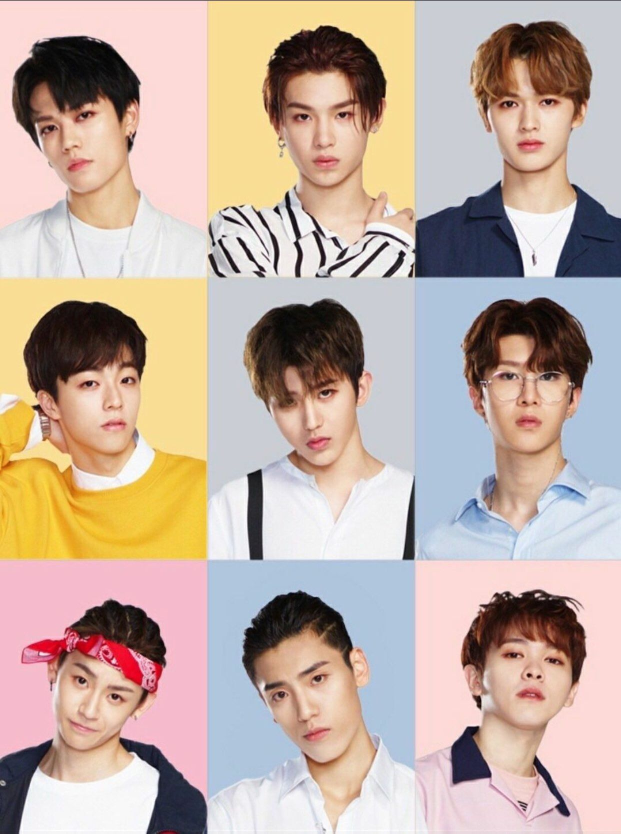
#> input picture exp04/img/1-a.jpg, 1242 x 1667 px, given in place of tree.jpg, which was not available (shown at 1/2 size)
$ python cannyEdge.py
#> lines starting #> are read from the running program, lines starting #| are printed output that depends on the picture; after the words box and inside, x2 and y2 are one past the last pixel; in counts of white or black regions, pixels touching at a corner belong together; pictures that were not available may be replaced by others from this repository, and a replacement may not be noted
### cv_exp01/data.py
import cv2

originImage = cv2.imread(r"img/tree.jpg", 1)
#> originImage is the input picture: shape (1667, 1242, 3); mean B, G, R 162.4, 173.7, 193.6

### cv_exp01/pic_manipulate.py
import cv2 as cv


def showImg(outputLoc, image):
    cv.namedWindow('showImg', cv.WINDOW_NORMAL)
    cv.imshow('showImg', image)
    key = cv.waitKey(0) & 0xFF
    if key == 27:  # IF pressed ESC, quit
        cv.destroyAllWindows()
    elif key == ord('s'):
        cv.imwrite(outputLoc, image)
        cv.destroyAllWindows()


def splitChannels(image):
    b, g, r = cv.split(image)
    return [b, g, r]


# [5 lines left out: function showBGR, not called in this run]


def setName(img):
    cv.putText(img, '21121319 Liu Yanchen', (4, 30), 4, 1, (255, 255, 255), 2, cv.LINE_AA)
    showImg(r'cv_exp01/output/nameAdded.png', img)


def copyTree(img, destY, destX, sourceY, sourceX, yLength, xLength, resizeY, resizeX):
    tree = img[sourceY:sourceY + yLength, sourceX:sourceX + xLength]
    print(tree.shape)
    resizedTree = cv.resize(tree, (0, 0), None, resizeX, resizeY, interpolation=cv.INTER_CUBIC)
    img[destY:destY + resizedTree.shape[0], destX:destX + resizedTree.shape[1]] = resizedTree


def copyTree_threshold(img, threshold, destY, destX, sourceY, sourceX, yLength, xLength, resizeY, resizeX):
    tree = img[sourceY:sourceY + yLength, sourceX:sourceX + xLength]
    resizedTree = cv.resize(tree, (0, 0), None, resizeX, resizeY, interpolation=cv.INTER_CUBIC)
    cv.namedWindow('origin', cv.WINDOW_NORMAL)
    cv.imshow('origin', img)
    for y in range(destY, destY + resizedTree.shape[0]):
        for x in range(destX, destX + resizedTree.shape[1]):
            if threshold[y][x] == 0:
                img[y][x] = resizedTree[y - destY][x - destX]
    cv.namedWindow('changed', cv.WINDOW_NORMAL)
    cv.imshow('changed', img)
    key = cv.waitKey(0) & 0xFF
# copyTree(190,133,190,530,315,295,1.0,0.9)
# showImg("",img)
# showBGR()

### cv_exp01/blue01.py
import cv2


def get_threshold_sky(img, min):
    # img = cv2.blur(img, (40, 40))
    (_, threshold) = cv2.threshold(img, min, 255, cv2.THRESH_BINARY)
    # e01.showImg("",threshold)
    return threshold

### cv_exp01/cannyEdge.py
import cv2

import pic_manipulate as pic
import blue01 as blue
from data import originImage

image = originImage.copy()

# Step 1 平移图像
pic.copyTree(image, 190, 133, 190, 530, 315, 295, 1.0, 0.9)
#> in copyTree, `tree = img[sourceY:sourceY + yLength, sourceX:sourceX + xLength]`:
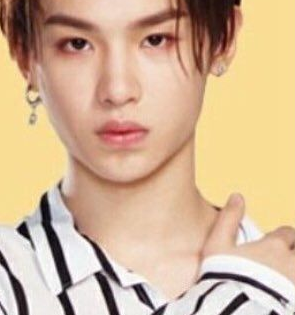
#> tree: shape (315, 295, 3); mean B, G, R 149.8, 180.1, 210.5
#| (315, 295, 3)
#> in copyTree, `resizedTree = cv.resize(tree, (0, 0), None, resizeX, resizeY, interpol..`:
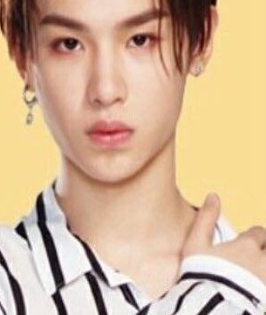
#> resizedTree: shape (315, 266, 3); mean B, G, R 149.8, 180.2, 210.6
#> in copyTree, `img[destY:destY + resizedTree.shape[0], destX:destX + resizedTree.shap..`:
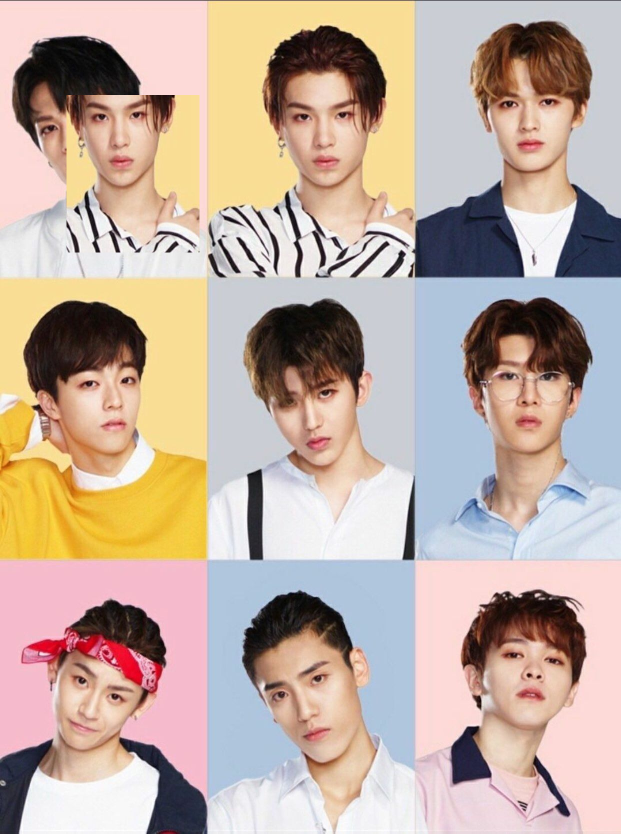
#> img: shape (1667, 1242, 3) (shown at 1/2 size); mean B, G, R 161, 173.1, 192.9
pic.showImg("", image)
#> (key Esc is pressed here)
# 发现天空效果不理想

# Step 2 分离出蓝色通道, 并二值化
[b, _, _] = pic.splitChannels(originImage)
#> in splitChannels, `b, g, r = cv.split(image)`:
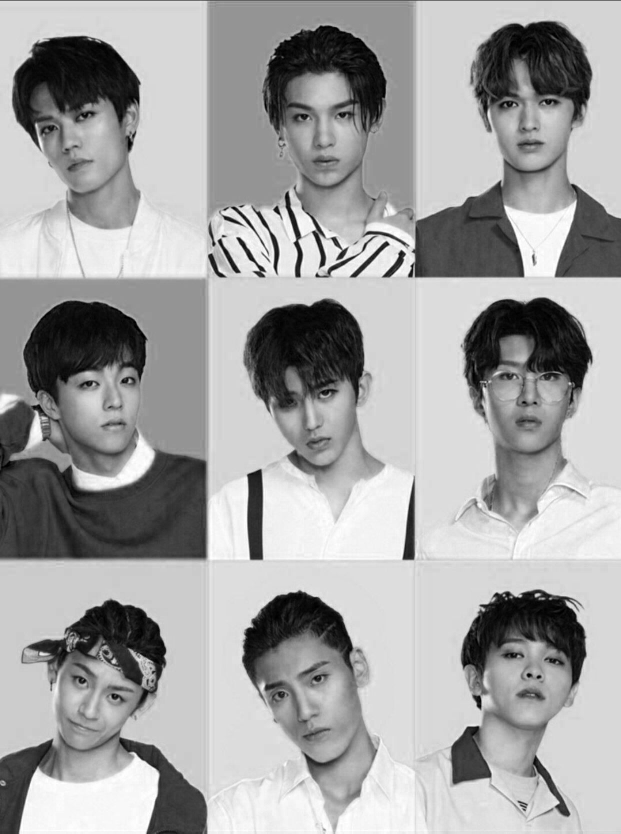
#> b: shape (1667, 1242) (shown at 1/2 size); min 0, max 255, mean 162.4
#> in splitChannels, `b, g, r = cv.split(image)`:
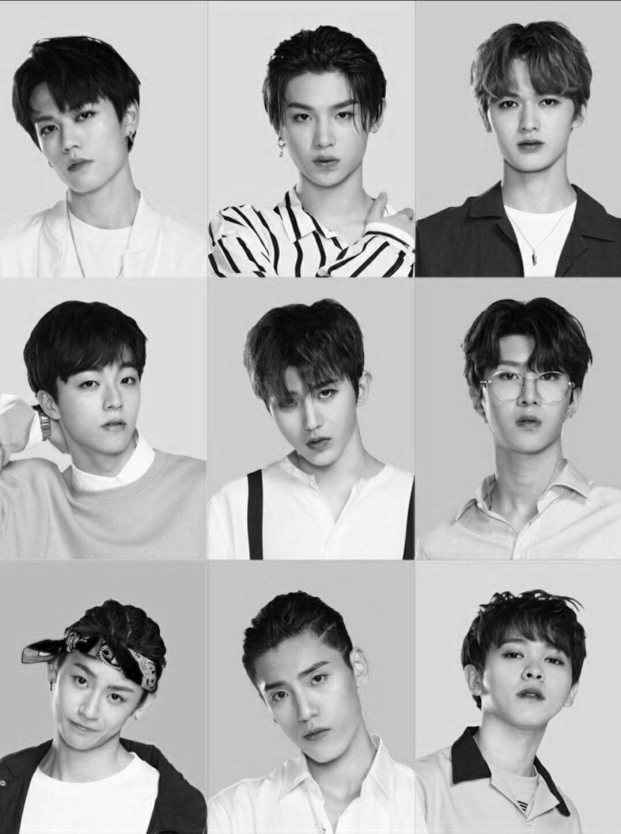
#> g: shape (1667, 1242) (shown at 1/2 size); min 0, max 255, mean 173.7
#> in splitChannels, `b, g, r = cv.split(image)`:
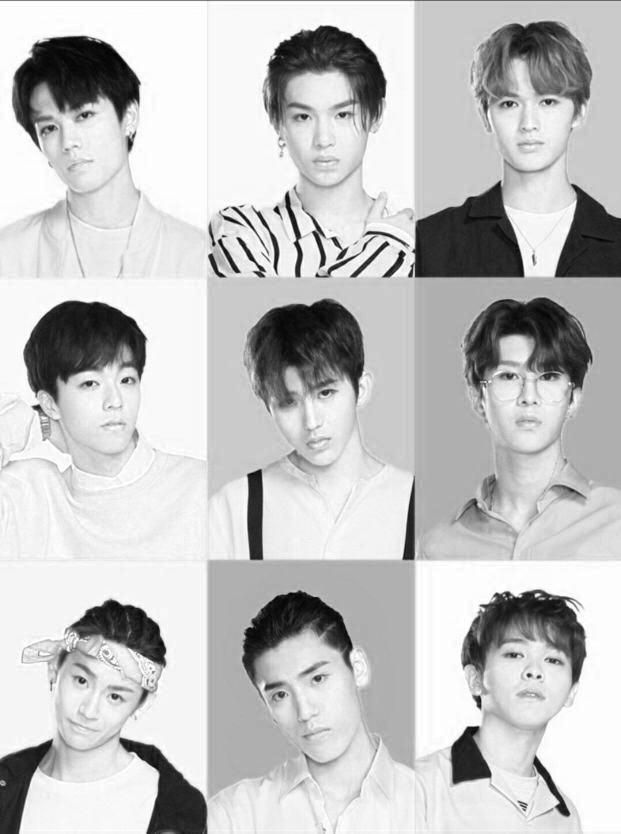
#> r: shape (1667, 1242) (shown at 1/2 size); min 0, max 255, mean 193.6
threshold_blue = blue.get_threshold_sky(b, 180)
#> in get_threshold_sky, `(_, threshold) = cv2.threshold(img, min, 255, cv2.THRESH_BINARY)`:
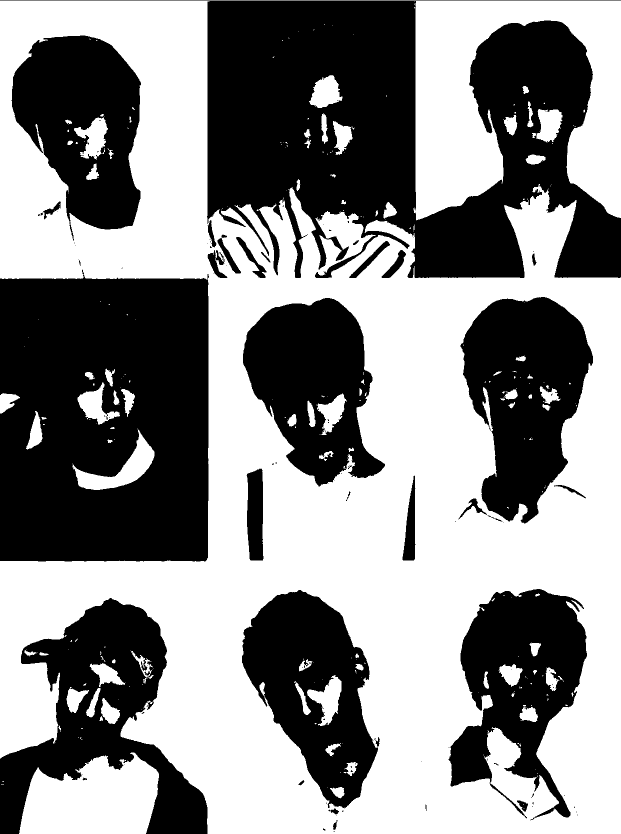
#> threshold: shape (1667, 1242) (shown at 1/2 size); 54.1% white; 127 black regions (93 under 20 px), largest, box (x1, y1, x2, y2) and area: (414, 2, 1242, 556) 287678, (0, 539, 418, 1123) 222456, (0, 1196, 415, 1667) 81310
pic.showImg("", threshold_blue)
#> (key Enter is pressed here)

# Step 3 平移图像时, 值为 0 的用原图
image = originImage.copy()
pic.copyTree_threshold(image, threshold_blue, 190, 133, 190, 530, 315, 295, 1.0, 0.9)
#> (key Esc is pressed here)

$ run again, on exp04/img/1-b.jpg
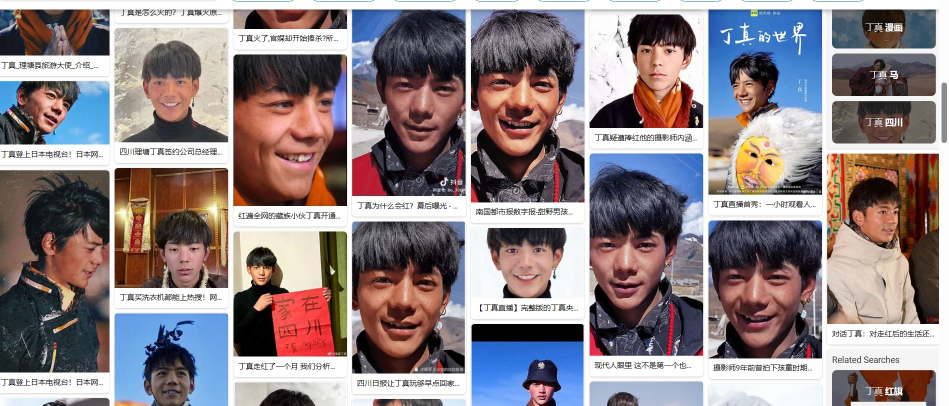
#> input picture exp04/img/1-b.jpg, 1898 x 811 px, given in place of tree.jpg, which was not available (shown at 1/2 size)
#> originImage is the input picture: shape (811, 1898, 3); mean B, G, R 133.2, 130.2, 142
#| (315, 295, 3)
#> in copyTree, `resizedTree = cv.resize(tree, (0, 0), None, resizeX, resizeY, interpol..`:
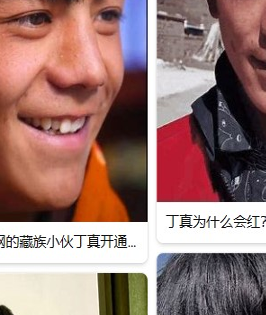
#> resizedTree: shape (315, 266, 3); mean B, G, R 118, 122.6, 156.2
#> in get_threshold_sky, `(_, threshold) = cv2.threshold(img, min, 255, cv2.THRESH_BINARY)`:
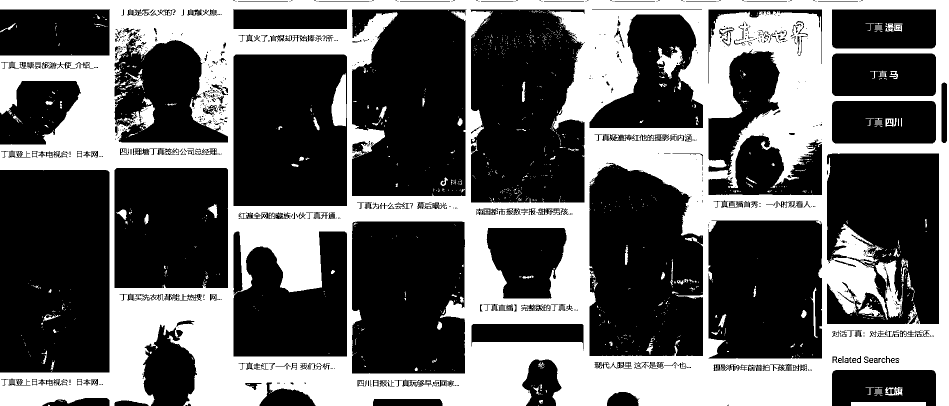
#> threshold: shape (811, 1898) (shown at 1/2 size); 38.6% white; 1542 white regions (1384 under 20 px), largest, box (x1, y1, x2, y2) and area: (0, 0, 1898, 811) 567299, (1666, 448, 1767, 527) 3246, (1751, 521, 1807, 636) 2670
